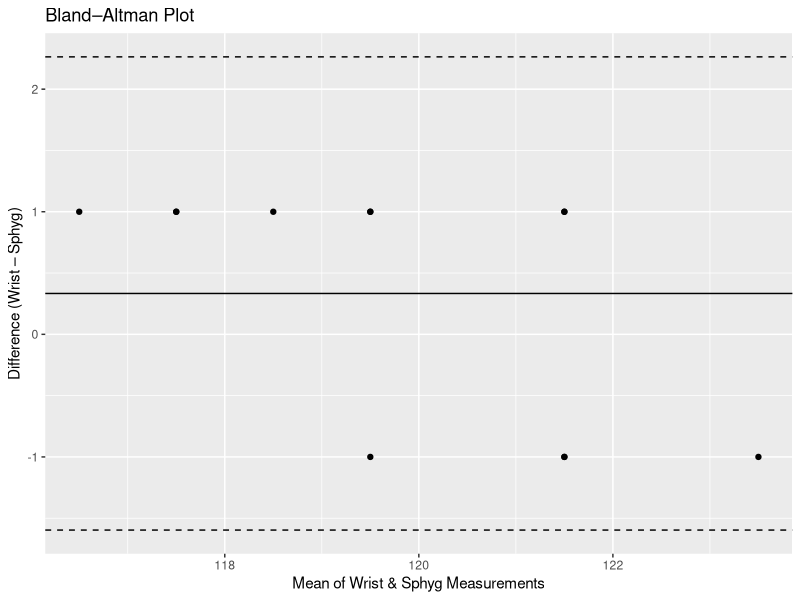

Here is the R script that generated this plot:
## ---- chunk 1
# Observed counts of M&M colors:
observed <- c(red = 20, blue = 25, green = 15, brown = 18, orange = 12, yellow = 10)

# Manufacturer's claimed proportions:
p_expected <- c(red = 0.20, blue = 0.20, green = 0.20, brown = 0.20, orange = 0.10, yellow = 0.10)

# Perform one-sample chi-square goodness-of-fit test:
test_result <- chisq.test(x = observed, p = p_expected)

# Display results:
test_result
## ---- chunk 2
# Sample of diameters (cm) for 25 ball bearings:
diameters <- c(5.03, 4.97, 5.01, 5.05, 4.99, 5.02, 5.00, 5.04, 4.96, 5.00,
               5.01, 4.98, 5.02, 5.03, 4.94, 5.00, 5.02, 4.99, 5.01, 5.03,
               4.98, 5.00, 5.04, 4.97, 5.02)

# Known population standard deviation:
sigma <- 0.05

# Hypothesized mean:
mu0 <- 5.00

# Compute test statistic:
n <- length(diameters)
xbar <- mean(diameters)
z_stat <- (xbar - mu0) / (sigma / sqrt(n))

# Two-sided p-value:
p_value <- 2 * (1 - pnorm(abs(z_stat)))

# Output results:
z_stat; p_value
## ---- chunk 3
# Simulated paired blood pressure measurements (mmHg) on 12 subjects:
wrist   <- c(120, 122, 118, 121, 119, 117, 123, 120, 118, 119, 122, 121)
sphyg   <- c(119, 121, 117, 122, 118, 116, 124, 119, 117, 120, 121, 122)

# Compute differences and means:
diffs    <- wrist - sphyg
means    <- (wrist + sphyg) / 2

# Calculate bias and limits of agreement:
bias     <- mean(diffs)
sd_diff  <- sd(diffs)
loa_up   <- bias + 1.96 * sd_diff
loa_low  <- bias - 1.96 * sd_diff

# Test for zero bias:
t_test   <- t.test(diffs, mu = 0)

# Bland–Altman plot:
library(ggplot2)
ba_df <- data.frame(mean = means, diff = diffs)
ggplot(ba_df, aes(x = mean, y = diff)) +
  geom_point() +
  geom_hline(yintercept = bias,    linetype = "solid") +
  geom_hline(yintercept = loa_up,   linetype = "dashed") +
  geom_hline(yintercept = loa_low,  linetype = "dashed") +
  labs(title = "Bland–Altman Plot",
       x = "Mean of Wrist & Sphyg Measurements",
       y = "Difference (Wrist – Sphyg)")

# Print numerical results:
bias; loa_low; loa_up; t_test
